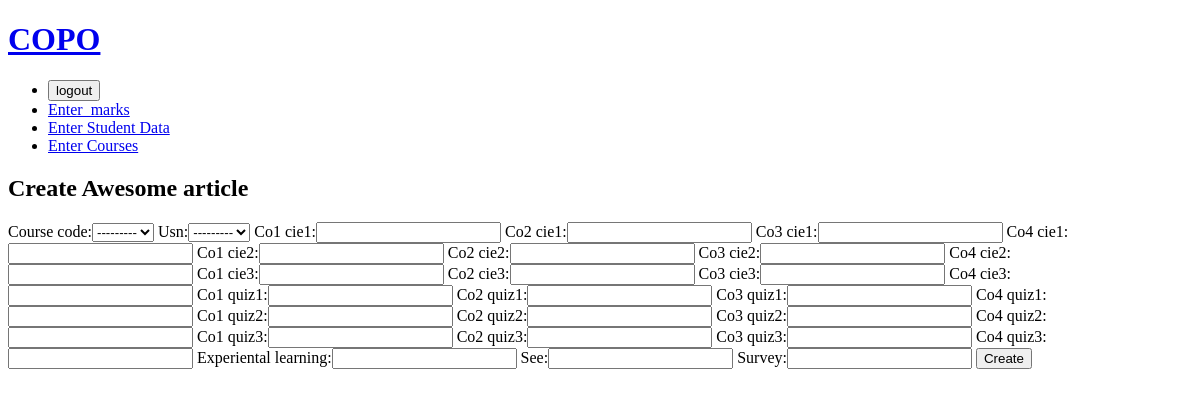
The page /data/getmarks/ (signed in) on the database as committed earlier.
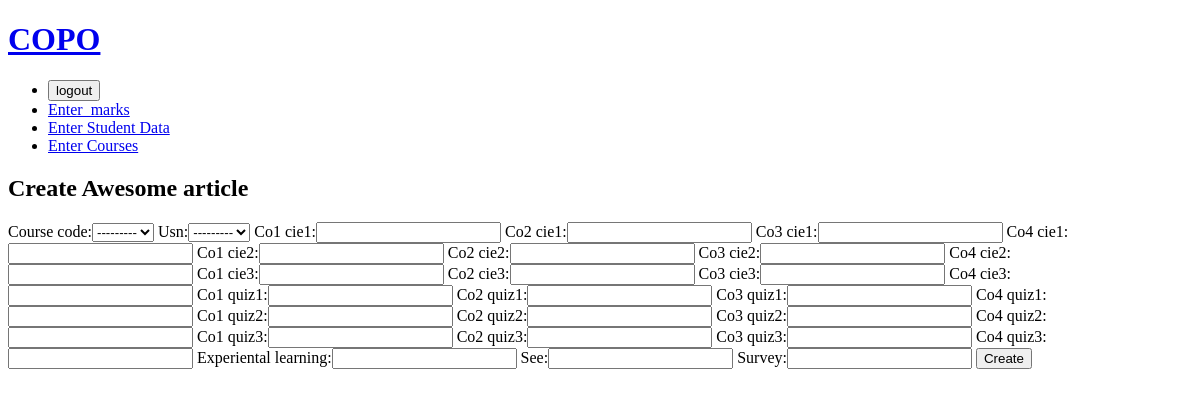
The same page on the database as committed later.
### data/models.py (models this page shows)
class Courses(models.Model):
    course_code=models.CharField( max_length=15)
    def __str__(self):
        return self.course_code

### data/views.py (the view)
# urls.py: path('getmarks/',views.marks,name="create"),
@login_required(login_url="/accounts/login/")
def marks(request):
    if request.method =='POST':
        form=forms.Marks_form(request.POST,request.FILES)
        if form.is_valid():
            inst=form.save(commit=False)
            inst.author=request.user
            inst.save()
            return redirect('data:good')
    else:
        form =forms.Marks_form()
    return render(request,"data/create.html",{'form':form})

### data/forms.py
class Marks_form(forms.ModelForm):
    class Meta:
        model=models.Marks
        fields=["course_code","usn","Co1_cie1","Co2_cie1","Co3_cie1","Co4_cie1","Co1_cie2","Co2_cie2","Co3_cie2","Co4_cie2","Co1_cie3","Co2_cie3","Co3_cie3","Co4_cie3","Co1_quiz1","Co2_quiz1","Co3_quiz1","Co4_quiz1","Co1_quiz2","Co2_quiz2","Co3_quiz2","Co4_quiz2","Co1_quiz3","Co2_quiz3","Co3_quiz3","Co4_quiz3","experiental_learning","see","survey"]

### data/models.py (called while the page is built)
    def __str__(self):
        return self.name

### data/templates/data/create.html (shortened to what this page needs)
{% extends 'base.html' %}
{% block content %}
    <div class ="create-article">
    <h2>
    Create Awesome article
    </h2>
    <form class='site-form' action='{% url "data:create" %}' method='post' enctype='multipart/form-data'>
    {{form}}
    <input type ="submit" value="Create">
    </form>
    </div>
{% endblock content %}

### templates/base.html (shortened to what this page needs)
{% load static %}
<!DOCTYPE html>
<html>
    <head>
    </head>
    <body>
    <header class ="wrapper">
    <h1><a href ="{% url 'hey' %}">COPO</a></h1>
    <nav>
        <ul>
            {% if user.is_authenticated %}
            <li>
                <form class="logout-link" action="{%url 'accounts:logout'%}" method="post">
                    <button type="submit">logout</button>
                </form>
            </li>
            <li><a href="{% url 'data:create' %}">Enter_marks</a></li>
            <li><a href="{% url 'data:students' %}">Enter Student Data</a></li>
            <li><a href="{% url 'data:courses' %}">Enter Courses</a></li>
            {% else %}
            <li><a href="{% url 'accounts:login' %}">Login</a></li>
            <li><a href="{% url 'accounts:signup' %}">Signup</a></li>
            {% endif %}
        </ul>
    </nav>
    </header>
    <div class="wrapper">
    {% block content%}
    {% endblock %}
    </div>
    </body>
</html>

Rows that differ between the two databases and show on the page:
added Courses: course_code "---------"
Other text that changed with them:
form field course_code: "---------" → (not shown)
